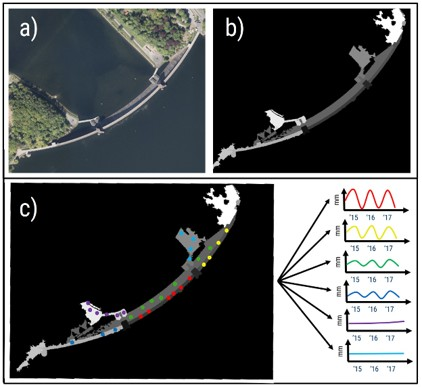
#> input picture imgs/KI4KI.jpg, 422 x 387 px; its folder holds only this picture in this run
$ python -i display_tools.py   (imports and definitions only)
#> lines starting #> are read from the running program, lines starting #| are printed output that depends on the picture
import matplotlib.pyplot as plt
import math
import numpy as np
import pandas as pd
from numpy import linspace
from matplotlib.pyplot import cm
from os import listdir
from os.path import isfile, join
from sklearn.metrics import r2_score


# [126 lines left out: functions display_points, remove_lines, display_predictions, not called in this run]


def load_best_forecasts(origin, direction="asc0"):
    onlyfiles = [origin + "/" + f for f in listdir(origin) if isfile(join(origin, f))]
    onlyfiles = [x for x in onlyfiles if direction in x]
    forecasts = [x for x in onlyfiles if "forecast" in x]
    forecasts = {
        x.split("/")[-1].split("_")[2]: pd.read_csv(x, index_col=0) for x in forecasts
    }
    model_spec = [x for x in onlyfiles if "selected_model" in x]

    model_spec = {
        x.split("/")[-1].split("_")[2]: pd.read_csv(x, index_col=0) for x in model_spec
    }
    model_spec = pd.concat(model_spec)
    if direction == "lot":
        forecasts = pd.concat(forecasts, axis=1)
        forecasts.index = pd.to_datetime(forecasts.index)
        forecasts.columns = [x[0] for x in forecasts.columns.values]

    model_spec.index = [x[0] for x in model_spec.index.values]
    model_spec["Index_2"] = model_spec.index
    return model_spec, forecasts


# [153 lines left out: function display_predictions_2, not called in this run]

>>> import cv2
>>> picture = cv2.imread('../../imgs/KI4KI.jpg', cv2.IMREAD_GRAYSCALE)
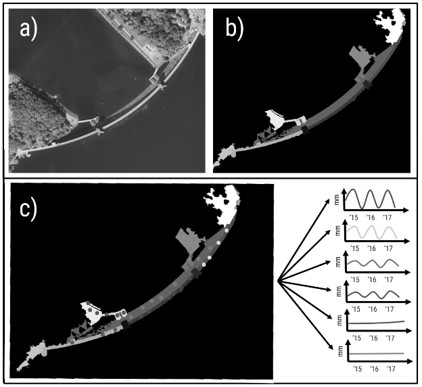
#> picture: shape (387, 422); min 0, max 255, mean 87.1
>>> result = load_best_forecasts(picture)
#> (the run stopped early here; a loop or call above may not have finished)
